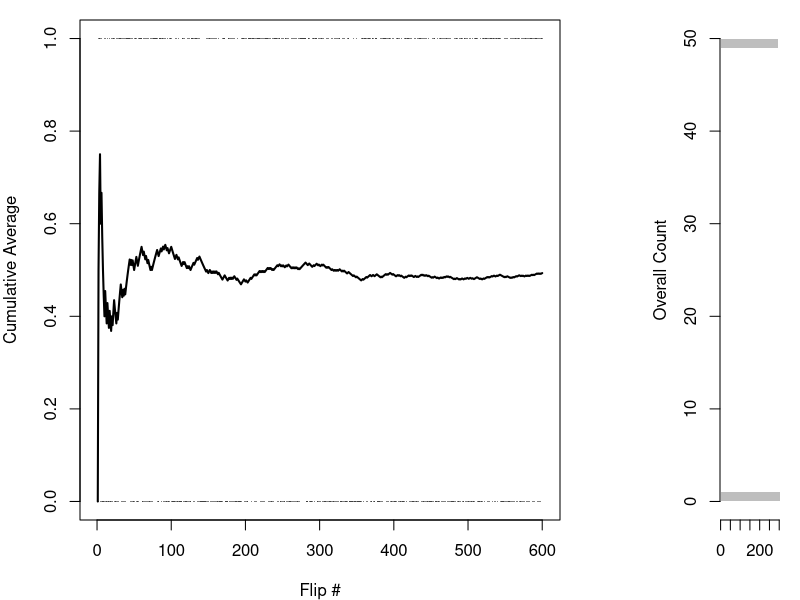
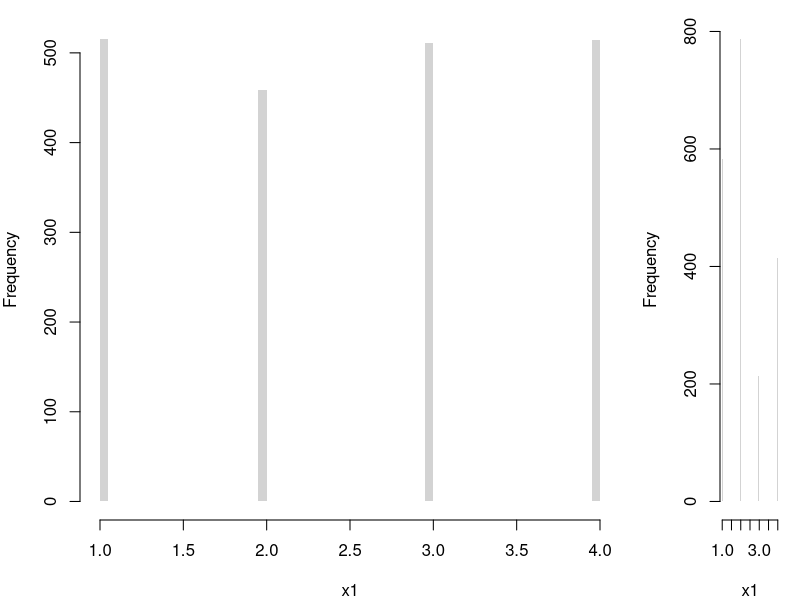
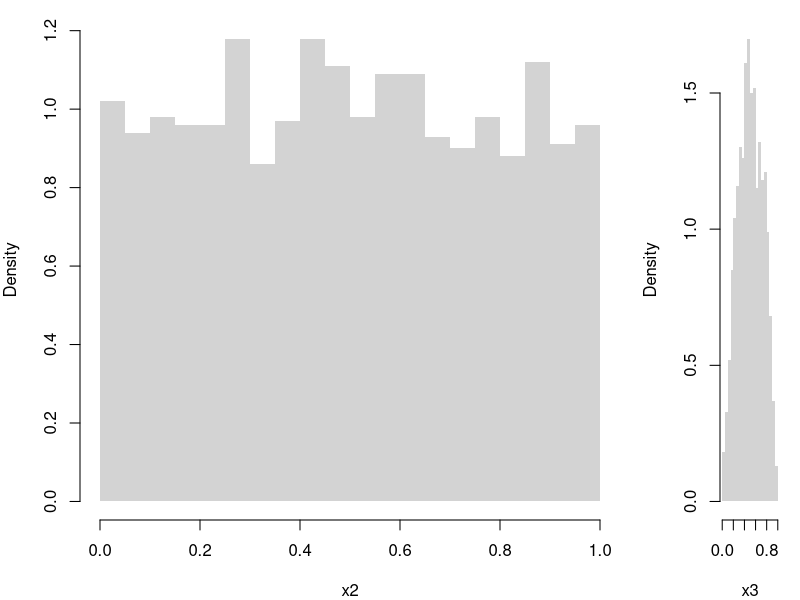
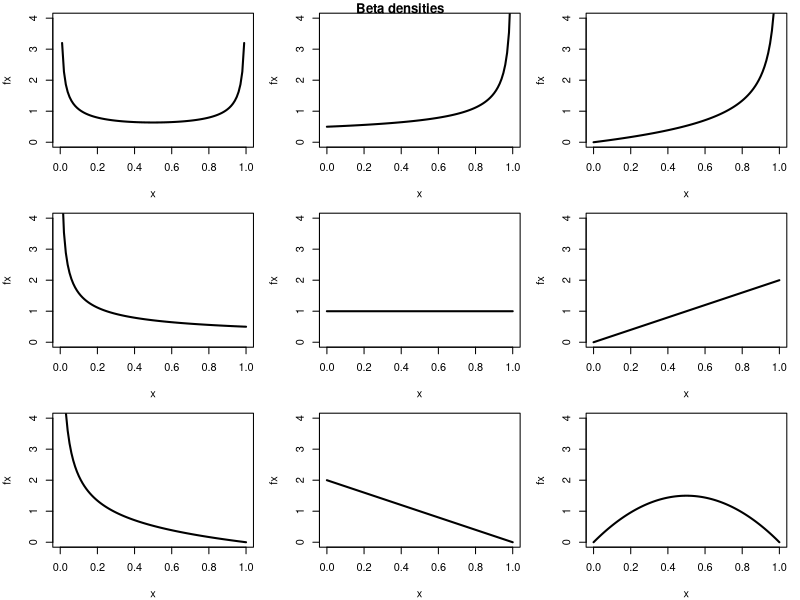
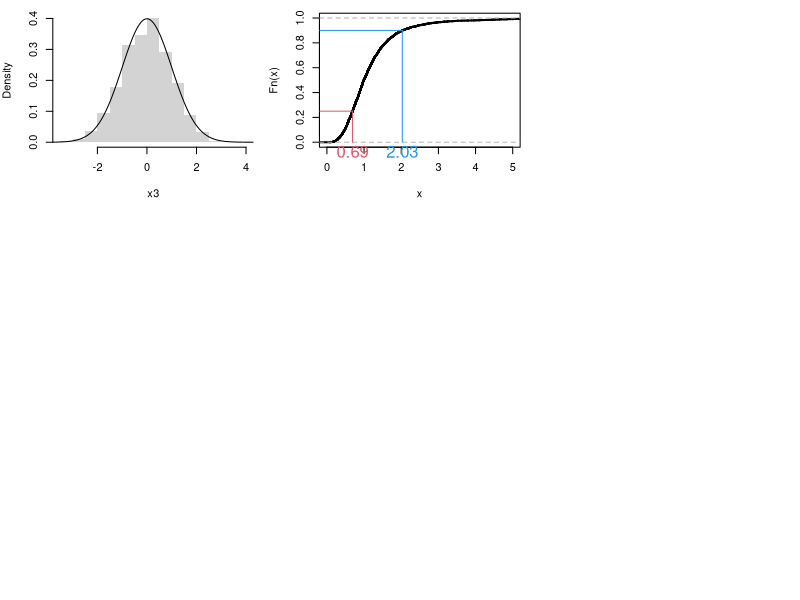

Write the R code that produced these figures, in order.
## ---- chunk 1
rbinom(1, 1, 0.5) # 1 Flip
rbinom(4, 1, 0.5) # 4 Flips
x0 <- rbinom(600, 1, 0.5)

# Setup Plot
layout(matrix(c(1, 2), nrow = 1), widths = c(4, 1))

# Plot Cumulative Averages
x0_t <- seq_len(length(x0))
x0_mt <- cumsum(x0)/x0_t
par(mar=c(4,4,1,4))
plot(x0_t, x0_mt, type='l',
    ylab='Cumulative Average',
    xlab='Flip #', 
    ylim=c(0,1), 
    lwd=2)
points(x0_t, x0, col=grey(0,.5),
    pch=16, cex=.2)

# Plot Long run proportions
par(mar=c(4,4,1,1))
x_hist <- hist(x0, breaks=50, plot=F)
barplot(x_hist$count, axes=FALSE,
    space=0, horiz=TRUE, border=NA)
axis(1)
axis(2)
mtext('Overall Count', 2, line=2.5)
## ---- chunk 2
# sample(1:4, 1, replace=T, prob=rep(1/4,4) ) # sample of 1
x1 <- sample(1:4, 2000, replace=T, prob=rep(1/4,4))
hist(x1, breaks=50, border=NA, main=NA, freq=T)

# Alternative Plot
#props <- table(x1)
#barplot(props, ylim = c(0, 0.35), ylab = "Proportion", xlab = "Value")
#abline(h = 1/4, lty = 2)
## ---- chunk 3
x1 <- sample(1:4, 2000, replace=T, prob=c(3,4,1,2)/10) # sample of 2000,
hist(x1, breaks=50, border=NA, main=NA, freq=T)
## ---- chunk 4
runif(3) # 3 draws
x2 <- runif(2000)
hist(x2, breaks=20, border=NA, main=NA, freq=F)
## ---- chunk 5
x3 <- rbeta(2000,2,2) ## two shape parameters
hist(x3, breaks=20, border=NA, main=NA, freq=F)
## ---- chunk 6
f_25 <- dbeta(.25, 2, 2)

x <- seq(0,1,by=.1)
fx <- dbeta(x, 2, 2)
rbind(x, fx)
## ---- chunk 7
#| fig-width: 8
#| fig-height: 6
op <- par(no.readonly = TRUE); on.exit(par(op), add = TRUE)
x <- seq(0,1,by=.01)
pars <- expand.grid( c(.5,1,2), c(.5,1,2) )
par(mfrow=c(3,3))
apply(pars, 1, function(p){
    fx <- dbeta( x,p[1], p[2])
    plot(x, fx, type='l', xlim=c(0,1), ylim=c(0,4), lwd=2)
    #hist(rbeta(2000, p[1], p[2]), breaks=50, border=NA, main=NA, freq=F)
})
title('Beta densities', outer=T, line=-1)
## ---- chunk 8
rnorm(3) # 3 draws

x3 <- rnorm(2000) 
hist(x3, breaks=20, border=NA, main=NA, freq=F)

x <- seq(-10,10,by=.025)
fx <- dnorm(x)
lines(x, fx)
## ---- chunk 9
# Quantile Function (VGAM::qdagum)
qdagum <- function(p, scale=1, shape1.a, shape2.p) {
  # Quantile function (theoretically derived from the CDF)
  ans <- scale * (expm1(-log(p) / shape2.p))^(-1 / shape1.a)
  # Special known cases
  ans[p == 0] <- 0
  ans[p == 1] <- Inf
  # Checks
  ans[p < 0] <- NaN
  ans[p > 1] <- NaN
  if(scale <= 0 | shape1.a <= 0 | shape2.p <= 0){ ans <- ans*NaN }
  # Return
  return(ans)
}

# Generate Random Variables (VGAM::rdagum)
rdagum <-function(n, scale=1, shape1.a, shape2.p){
    p <- runif(n) # generate random quantile probabilities
    x <- qdagum(p, scale=scale, shape1.a=shape1.a, shape2.p=shape2.p) #find the inverses
    return(x)
}

# Example
set.seed(123)
x <- rdagum(3000,1,3,1)

# Empirical Distribution
Fx_hat <- ecdf(x)
plot(Fx_hat, lwd=2, xlim=c(0,5), main='')

# Two Examples of generating a random variable
p <- c(.25, .9)
cols <- c(2,4)
Qx_hat <- quantile(x, p)
segments(Qx_hat,p,-10,p, col=cols)
segments(Qx_hat,p,Qx_hat,0, col=cols)
mtext( round(Qx_hat,2), 1, at=Qx_hat, col=cols)
